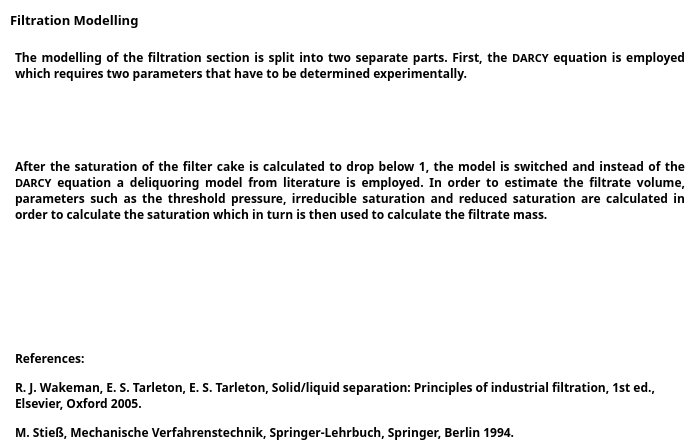
<?xml version="1.0" encoding="UTF-8"?>
<ui version="4.0">
 <class>Dialog</class>
 <widget class="QDialog" name="Dialog">
  <property name="geometry">
   <rect>
    <x>0</x>
    <y>0</y>
    <width>696</width>
    <height>446</height>
   </rect>
  </property>
  <property name="sizePolicy">
   <sizepolicy hsizetype="MinimumExpanding" vsizetype="Preferred">
    <horstretch>0</horstretch>
    <verstretch>0</verstretch>
   </sizepolicy>
  </property>
  <property name="windowTitle">
   <string>Help - Washing</string>
  </property>
  <property name="windowIcon">
   <iconset>
    <normaloff>../Graphics/AD2.ico</normaloff>../Graphics/AD2.ico</iconset>
  </property>
  <property name="styleSheet">
   <string notr="true">background-color: white</string>
  </property>
  <widget class="QLabel" name="label">
   <property name="geometry">
    <rect>
     <x>10</x>
     <y>10</y>
     <width>151</width>
     <height>21</height>
    </rect>
   </property>
   <property name="font">
    <font>
     <family>Segoe UI Semibold</family>
     <weight>75</weight>
     <bold>true</bold>
    </font>
   </property>
   <property name="styleSheet">
    <string notr="true">font-weight: bold; color: black;</string>
   </property>
   <property name="text">
    <string>&lt;html&gt;&lt;head/&gt;&lt;body&gt;&lt;p&gt;&lt;span style=&quot; font-size:10pt;&quot;&gt;Filtration Modelling&lt;/span&gt;&lt;/p&gt;&lt;/body&gt;&lt;/html&gt;</string>
   </property>
  </widget>
  <widget class="QLabel" name="label_2">
   <property name="geometry">
    <rect>
     <x>15</x>
     <y>30</y>
     <width>670</width>
     <height>71</height>
    </rect>
   </property>
   <property name="sizePolicy">
    <sizepolicy hsizetype="Preferred" vsizetype="Preferred">
     <horstretch>0</horstretch>
     <verstretch>0</verstretch>
    </sizepolicy>
   </property>
   <property name="font">
    <font>
     <family>Segoe UI Semibold</family>
     <pointsize>9</pointsize>
     <weight>75</weight>
     <bold>true</bold>
    </font>
   </property>
   <property name="text">
    <string>&lt;html&gt;&lt;head/&gt;&lt;body&gt;&lt;p align=&quot;justify&quot;&gt;&lt;span style=&quot; font-size:9pt;&quot;&gt;The modelling of the filtration section is split into two separate parts. First, the &lt;/span&gt;&lt;span style=&quot; font-size:8pt;&quot;&gt;DARCY&lt;/span&gt;&lt;span style=&quot; font-size:9pt;&quot;&gt; equation is employed which requires two parameters that have to be determined experimentally.&lt;/span&gt;&lt;/p&gt;&lt;/body&gt;&lt;/html&gt;</string>
   </property>
   <property name="wordWrap">
    <bool>true</bool>
   </property>
  </widget>
  <widget class="QLabel" name="label_4">
   <property name="geometry">
    <rect>
     <x>15</x>
     <y>150</y>
     <width>670</width>
     <height>81</height>
    </rect>
   </property>
   <property name="font">
    <font>
     <family>Segoe UI Semibold</family>
     <pointsize>9</pointsize>
     <weight>75</weight>
     <bold>true</bold>
    </font>
   </property>
   <property name="text">
    <string>&lt;html&gt;&lt;head/&gt;&lt;body&gt;&lt;p align=&quot;justify&quot;&gt;After the saturation of the filter cake is calculated to drop below 1, the model is switched and instead of the &lt;span style=&quot; font-size:8pt;&quot;&gt;DARCY&lt;/span&gt; equation a deliquoring model from literature is employed. In order to estimate the filtrate volume, parameters such as the threshold pressure, irreducible saturation and reduced saturation are calculated in order to calculate the saturation which in turn is then used to calculate the filtrate mass.&lt;/p&gt;&lt;/body&gt;&lt;/html&gt;</string>
   </property>
   <property name="wordWrap">
    <bool>true</bool>
   </property>
  </widget>
  <widget class="QLabel" name="label_5">
   <property name="geometry">
    <rect>
     <x>150</x>
     <y>240</y>
     <width>160</width>
     <height>51</height>
    </rect>
   </property>
   <property name="text">
    <string/>
   </property>
   <property name="pixmap">
    <pixmap>../Graphics/CapillaryNumber.svg</pixmap>
   </property>
  </widget>
  <widget class="QLabel" name="label_8">
   <property name="geometry">
    <rect>
     <x>15</x>
     <y>350</y>
     <width>670</width>
     <height>91</height>
    </rect>
   </property>
   <property name="font">
    <font>
     <family>Segoe UI Semibold</family>
     <pointsize>9</pointsize>
     <weight>75</weight>
     <bold>true</bold>
    </font>
   </property>
   <property name="text">
    <string>&lt;html&gt;&lt;head/&gt;&lt;body&gt;&lt;p&gt;&lt;span style=&quot; font-size:9pt; font-weight:600;&quot;&gt;References:&lt;/span&gt;&lt;/p&gt;&lt;p&gt;&lt;span style=&quot; font-size:9pt;&quot;&gt;R. J. Wakeman, E. S. Tarleton, E. S. Tarleton, Solid/liquid separation: Principles of industrial filtration, 1st ed., Elsevier, Oxford 2005.&lt;/span&gt;&lt;/p&gt;&lt;p&gt;&lt;span style=&quot; font-size:9pt;&quot;&gt;M. Stieß, Mechanische Verfahrenstechnik, Springer-Lehrbuch, Springer, Berlin 1994.&lt;/span&gt;&lt;/p&gt;&lt;/body&gt;&lt;/html&gt;</string>
   </property>
   <property name="wordWrap">
    <bool>true</bool>
   </property>
  </widget>
  <widget class="QLabel" name="label_6">
   <property name="geometry">
    <rect>
     <x>224</x>
     <y>90</y>
     <width>252</width>
     <height>51</height>
    </rect>
   </property>
   <property name="text">
    <string/>
   </property>
   <property name="pixmap">
    <pixmap>../Graphics/Darcy.svg</pixmap>
   </property>
  </widget>
  <widget class="QLabel" name="label_7">
   <property name="geometry">
    <rect>
     <x>330</x>
     <y>240</y>
     <width>220</width>
     <height>51</height>
    </rect>
   </property>
   <property name="text">
    <string/>
   </property>
   <property name="pixmap">
    <pixmap>../Graphics/IrreducibleSaturation.svg</pixmap>
   </property>
  </widget>
  <widget class="QLabel" name="label_9">
   <property name="geometry">
    <rect>
     <x>305</x>
     <y>300</y>
     <width>90</width>
     <height>51</height>
    </rect>
   </property>
   <property name="text">
    <string/>
   </property>
   <property name="pixmap">
    <pixmap>../Graphics/ReducedSaturation.svg</pixmap>
   </property>
  </widget>
 </widget>
 <resources/>
 <connections/>
</ui>
